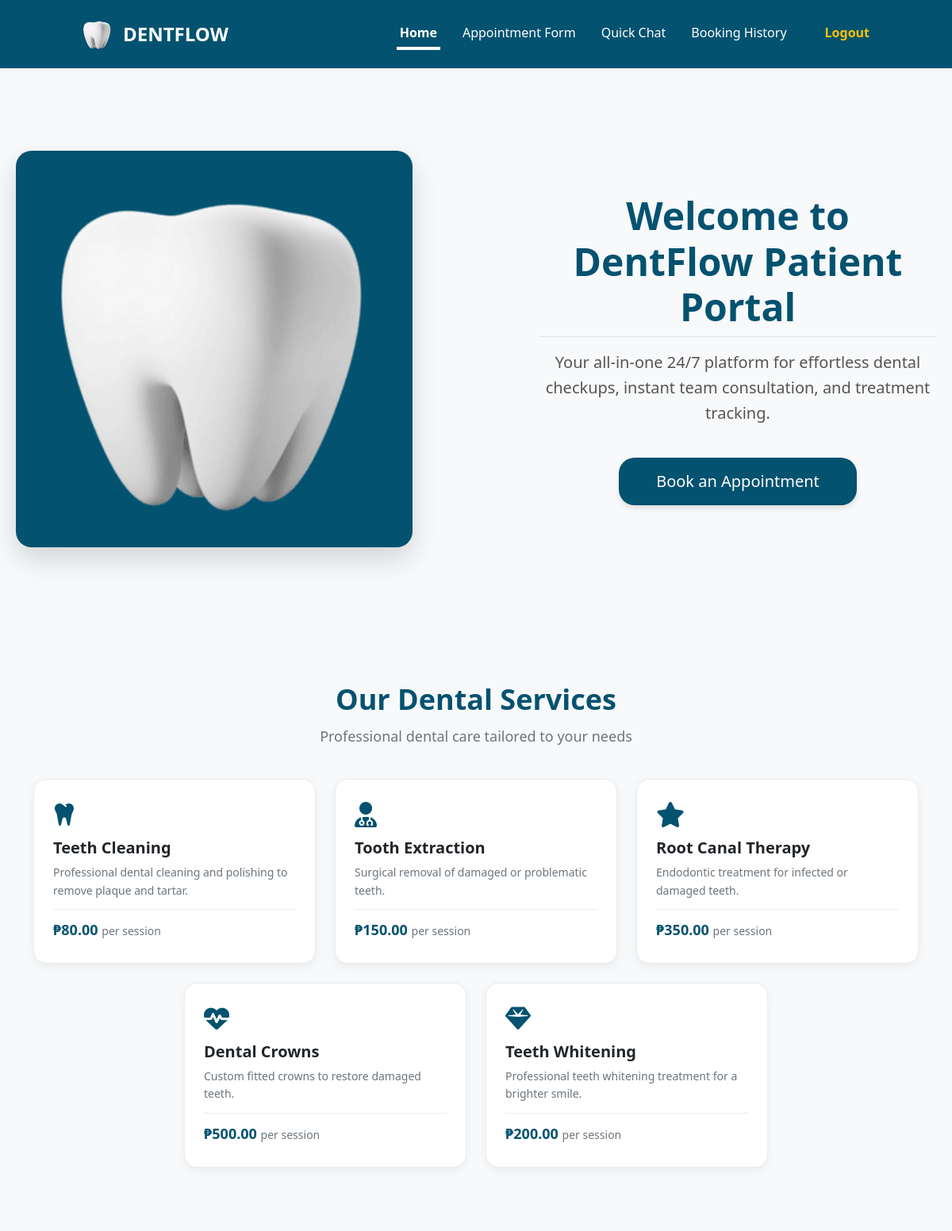
The page /patient_home.php (signed in) on the database its author committed.
### tables this page shows
CREATE TABLE `dental_services` (
  `id` int(11) NOT NULL,
  `name` varchar(100) NOT NULL,
  `description` text DEFAULT NULL,
  `price` decimal(10,2) NOT NULL
);

### config.php (called while the page is built, shortened)
<?php
function getDB() {
    try {
        $conn = new mysqli(DB_HOST, DB_USER, DB_PASS, DB_NAME);
        return $conn;
    } catch (Exception $e) {
        die("Database connection error: " . $e->getMessage());
    }
}
function loadSessionFromDB() {
    $conn = getDB();
    $result = $conn->query("SELECT * FROM dental_services");
}
loadSessionFromDB();
?>

### patient_home.php (the view, shortened to what this page needs)
<?php
include('config.php');
?>
<!DOCTYPE html>
<html lang="en">
<head>
    <link href="https://cdn.jsdelivr.net/npm/bootstrap@5.3.3/dist/css/bootstrap.min.css" rel="stylesheet">
    <link rel="stylesheet" href="https://cdnjs.cloudflare.com/ajax/libs/font-awesome/6.5.0/css/all.min.css">
</head>
<body>
    <nav class="navbar navbar-expand-lg navbar-dark fixed-top shadow-sm">
        <div class="container-fluid px-0">
            <div class="logo">
                <img src="images/tooth.webp" alt="DentFlow" style="width: 45px; height: 45px; object-fit: contain;">
                <a class="navbar-brand fw-bold mb-0" href="patient_home.php">DentFlow</a>
            </div>
            <div class="collapse navbar-collapse" id="mobileMenuToggle">
                <div class="navbar-nav ms-auto fw-medium align-items-lg-center text-center gap-lg-4 mt-2 mt-lg-0">
                    <a class="nav-link active py-2 py-lg-0" href="patient_home.php">Home</a>
                    <a class="nav-link py-2 py-lg-0" href="patient_appointment.php">Appointment Form</a>
                    <a class="nav-link py-2 py-lg-0" href="patient_chat.php">Quick Chat</a>
                    <a class="nav-link py-2 py-lg-0" href="patient_booking_history.php">Booking History</a>
                    <?php if (isset($_SESSION['user_role']) && $_SESSION['user_role'] === 'patient'): ?>
                        <button type="button" class="nav-link text-warning fw-bold py-2 py-lg-0 ms-lg-3" data-bs-toggle="modal" data-bs-target="#signOutModal">Logout</button>
                    <?php else: ?>
                        <a class="nav-link text-warning py-2 py-lg-0 ms-lg-3" href="patient_auth.php">Sign In</a>
                    <?php endif; ?>
                </div>
            </div>
        </div>
    </nav>
    <section class="hero-section">
        <img src="images/tooth.webp" alt="DentFlow" class="big-img">
        <div class="hero-card">
            <div class="hero">
                <h1 class="fw-bold border-bottom pb-2 mb-3 hero-title text-center">Welcome to DentFlow Patient Portal</h1>
                <figcaption class="hero-subtitle">Your all-in-one 24/7 platform for effortless dental checkups, instant team consultation, and treatment tracking.</figcaption>
            </div>
            <div class="button">
                <a href="patient_appointment.php">Book an Appointment</a>
            </div>
        </div>
    </section>
    <section class="services-section">
        <div class="container">
            <h2 class="section-title">Our Dental Services</h2>
            <p class="section-subtitle">Professional dental care tailored to your needs</p>
            <div class="row g-4 justify-content-center">
                <?php
                $services = $_SESSION['dental_services'] ?? [];
                $icons = ['fa-tooth', 'fa-user-md', 'fa-star', 'fa-heartbeat', 'fa-gem'];
                foreach ($services as $index => $service):
                    $icon = $icons[$index % count($icons)] ?? 'fa-tooth';
                ?>
                    <div class="col-md-6 col-lg-4">
                        <div class="service-card">
                            <i class="fas <?php echo $icon; ?> service-icon"></i>
                            <h3 class="service-name"><?php echo htmlspecialchars($service['name']); ?></h3>
                            <p class="service-description"><?php echo htmlspecialchars($service['description'] ?? 'Professional dental service for your oral health needs.'); ?></p>
                            <span class="service-price">₱<?php echo number_format($service['price'], 2); ?> <span>per session</span></span>
                        </div>
                    </div>
                <?php endforeach; ?>
            </div>
        </div>
    </section>
</body>
</html>

### patient_home.php (style rules this page uses)
body { margin: 0; font-family: system-ui, -apple-system, sans-serif; background-color: #f8f9fa; }
nav { background-color: #035270 !important; padding: 15px 20px !important; transition: padding 0.3s ease; }
.navbar-brand { color: white; text-decoration: none; text-transform: uppercase; font-weight: bold; font-size: 24px; }
.logo { display: flex; align-items: center; gap: 10px; }
.nav-link { color: white; text-decoration: none; font-weight: 500; display: inline-block; border-bottom: 4px solid transparent; transition: border-color 0.2s ease, opacity 0.2s ease; }
@media (min-width: 992px) { nav { padding: 20px 100px !important; } }
@media (min-width: 992px) { .nav-link { padding: 6px 4px !important; } }
.nav-link.active { opacity: 1 !important; font-weight: 700; border-bottom: 4px solid white !important; }
.text-warning { color: #ffc107; }
.hero-section { text-align: center; display: flex; gap: 160px; align-items: center; justify-content: center; margin: 0 auto; min-height: 100vh; padding: 120px 20px 40px; box-sizing: border-box; max-width: 1200px; }
.big-img { border-radius: 20px; width: 100%; max-width: 500px; height: auto; aspect-ratio: 1 / 1; background-color: #035270; box-shadow: 0 15px 35px rgba(0, 0, 0, 0.15); object-fit: cover; }
.hero-card { display: flex; flex-direction: column; gap: 40px; background: transparent; border: none; text-align: left; }
.hero-title { font-size: 48px; color: #035270; }
.hero-subtitle { font-size: 20px; color: #555; line-height: 1.6; text-align: center; }
.button { border-radius: 20px; background-color: #035270; height: 60px; width: 300px; transition: background-color 0.3s ease; box-shadow: 0 4px 6px rgba(0, 0, 0, 0.1); margin: 0 auto; }
.button a { color: white; text-decoration: none; font-size: 20px; font-weight: 500; display: flex; align-items: center; justify-content: center; height: 100%; width: 100%; border-radius: 20px; }
.services-section { padding: 60px 20px 80px; background-color: #f8f9fa; }
.services-section .section-title { font-size: 36px; font-weight: 700; color: #035270; text-align: center; margin-bottom: 12px; }
.services-section .section-subtitle { text-align: center; color: #6c757d; font-size: 18px; margin-bottom: 40px; }
.service-card { background: white; border-radius: 16px; padding: 28px 24px; box-shadow: 0 4px 12px rgba(0,0,0,0.06); transition: transform 0.3s ease, box-shadow 0.3s ease; height: 100%; border: 1px solid #e9ecef; text-align: left; }
.service-card .service-icon { font-size: 32px; color: #035270; margin-bottom: 14px; display: block; }
.service-card .service-name { font-size: 20px; font-weight: 700; color: #212529; margin-bottom: 8px; }
.service-card .service-description { font-size: 14px; color: #6c757d; line-height: 1.6; margin-bottom: 12px; }
.service-card .service-price { font-size: 18px; font-weight: 700; color: #035270; display: block; padding-top: 12px; border-top: 1px solid #e9ecef; }
.service-card .service-price span { font-size: 14px; font-weight: 400; color: #6c757d; }

### rows shown on the page
dental_services: name "Teeth Cleaning", description "Professional dental cleaning and polishing to remove plaque and tartar.", price "80.00"
dental_services: name "Tooth Extraction", description "Surgical removal of damaged or problematic teeth.", price "150.00"
dental_services: name "Root Canal Therapy", description "Endodontic treatment for infected or damaged teeth.", price "350.00"
dental_services: name "Dental Crowns", description "Custom fitted crowns to restore damaged teeth.", price "500.00"
dental_services: name "Teeth Whitening", description "Professional teeth whitening treatment for a brighter smile.", price "200.00"
